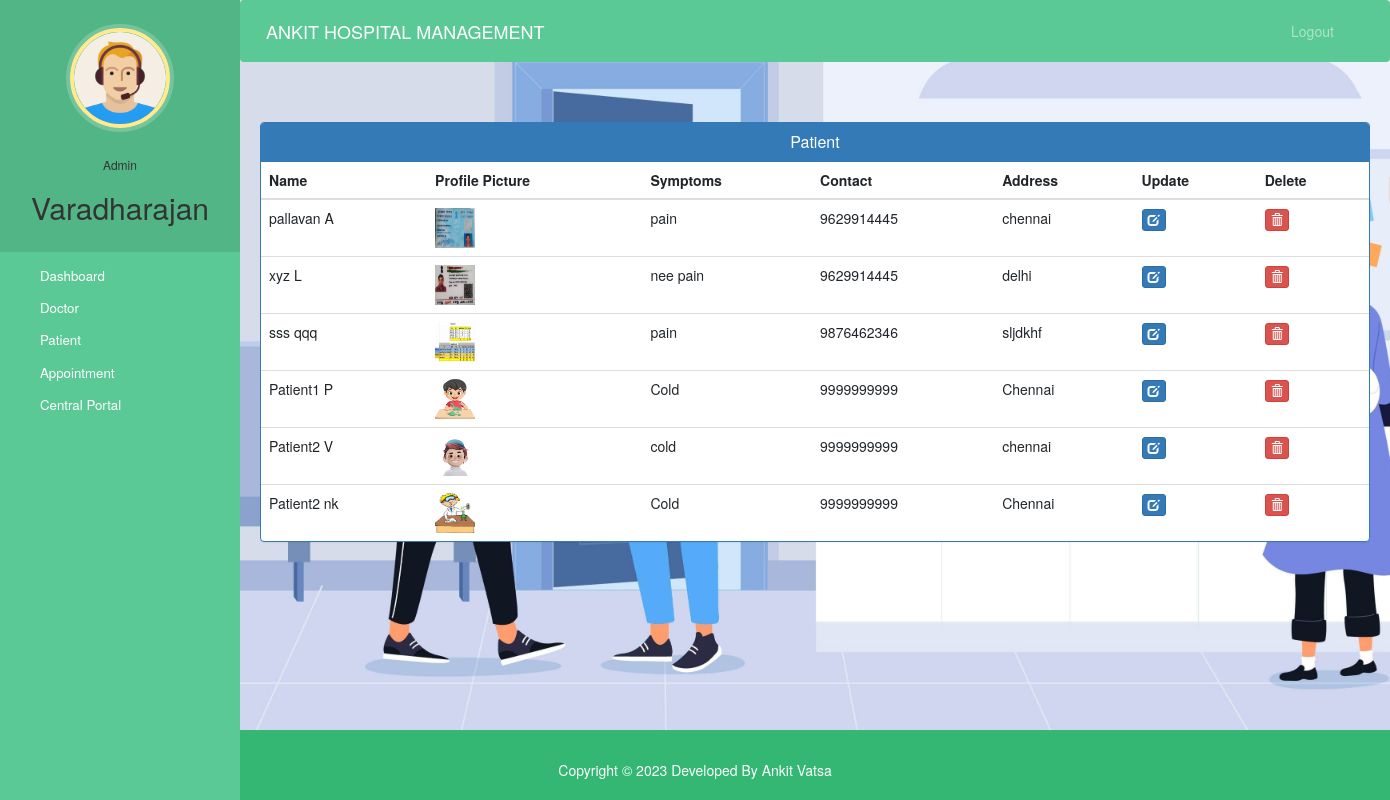
The page /admin-view-patient (signed in) on the database its author committed.
### hospital/models.py (models this page shows, shortened)
class Patient(models.Model):
    user=models.OneToOneField(User,on_delete=models.CASCADE)
    profile_pic= models.ImageField(upload_to='profile_pic/PatientProfilePic/',null=True,blank=True)
    address = models.CharField(max_length=40)
    mobile = models.CharField(max_length=20,null=False)
    symptoms = models.CharField(max_length=100,null=False)
    assignedDoctorId = models.PositiveIntegerField(null=True)
    admitDate=models.DateField(auto_now=True)
    status=models.BooleanField(default=False)
    @property
    def get_name(self):
        return self.user.first_name+" "+self.user.last_name

### hospital/views.py (the view)
# urls.py: path('admin-view-patient', views.admin_view_patient_view,name='admin-view-patient'),
@login_required(login_url='adminlogin')
@user_passes_test(is_admin)
def admin_view_patient_view(request):
    patients=models.Patient.objects.all().filter(status=True)
    return render(request,'hospital/admin_view_patient.html',{'patients':patients})

### hospital/views.py (called while the page is built)
def is_admin(user):
    return user.groups.filter(name='ADMIN').exists()

### templates/hospital/admin_view_patient.html (shortened to what this page needs)
{% extends 'hospital/admin_base.html' %}
{% block content %}
{%load static%}
<head>
  <link href="//netdna.bootstrapcdn.com/bootstrap/3.0.0/css/bootstrap.min.css" rel="stylesheet" id="bootstrap-css">
</head>
<div class="container">
  <div class="panel panel-primary">
    <div class="panel-heading">
      <h6 class="panel-title">Patient</h6>
    </div>
    <table class="table table-hover" id="dev-table">
      <thead>
        <tr>
          <th>Name</th>
          <th>Profile Picture</th>
          <th>Symptoms</th>
          <th>Contact</th>
          <th>Address</th>
          <th>Update</th>
          <th>Delete</th>
        </tr>
      </thead>
      {% for p in patients %}
      <tr>
        <td> {{p.get_name}}</td>
        <td> <img src="{% static p.profile_pic.url %}" alt="Profile Pic" height="40px" width="40px" /></td>
        <td>{{p.symptoms}}</td>
        <td>{{p.mobile}}</td>
        <td>{{p.address}}</td>
        <td><a class="btn btn-primary btn-xs" href="{% url 'update-patient' p.id  %}"><span class="glyphicon glyphicon-edit"></span></a></td>
        <td><a class="btn btn-danger btn-xs" href="{% url 'delete-patient-from-hospital' p.id  %}"><span class="glyphicon glyphicon-trash"></span></a></td>
      </tr>
      {% endfor %}
    </table>
  </div>
</div>
{% endblock content %}

### templates/hospital/admin_base.html (shortened to what this page needs)
<!DOCTYPE html>
{% load static %}
<html lang="en">
<head>
  <link rel="stylesheet" href="https://stackpath.bootstrapcdn.com/bootstrap/4.3.1/css/bootstrap.min.css">
  <link rel="stylesheet" href="https://maxcdn.bootstrapcdn.com/font-awesome/4.7.0/css/font-awesome.min.css">
  <link rel="stylesheet" href="{% static '/style.css' %}">
</head>
<body>
<div class="back-image">
  <nav class="menu" tabindex="0">
    <header class="avatar">
      <img src="{% static "images/adminpropic.png" %}" />
      <br><br>
      <h6>Admin</h6>
      <h2>{{request.user.first_name}}</h2>
    </header>
    <ul>
      <li tabindex="0" class="icon-dashboard"> <a style="color:white; text-decoration:none;" href="/admin-dashboard"><span>Dashboard</span></a> </li>
      <li tabindex="0" class="icon-customers"> <a style="color:white; text-decoration:none;" href="/admin-doctor"><span>Doctor</span></a></li>
      <li tabindex="0" class="icon-users"> <a style="color:white; text-decoration:none;" href="/admin-patient"><span>Patient</span></a></li>
      <li tabindex="0" class="icon-calendar"> <a style="color:white; text-decoration:none;" href="/admin-appointment"><span>Appointment</span></a></li>
      <li tabindex="0" class="icon-calendar"> <a style="color:white; text-decoration:none;" href="/admin-central"><span>Central Portal</span></a></li>
    </ul>
  </nav>
  <main>
    <div class="bs-example">
      <nav class="navbar navbar-expand-md  navbar-dark fixed-top" style="background:#5bc995;">
        <a href="/admin-dashboard" class="navbar-brand">ANKIT HOSPITAL MANAGEMENT</a>
        <div class="collapse navbar-collapse justify-content-between" id="navbarCollapse">
          <div class="navbar-nav" style=" margin-left: 90%;">
            <a href="/logout" class="nav-item nav-link">Logout</a>
          </div>
        </div>
      </nav>
    </div>
    <br><br>
    {% block content %}
    {% endblock content %}
    <br><br><br><br>
  </main>
</div>
{% include "hospital/footer.html" %}
</body>
</html>

### static/style.css (style rules this page uses)
body { padding-left: 240px; }
main { position: relative; height: 100vh; }
.menu { background: #5bc995; height: 100vh; width: 240px; position: fixed; top: 0px; left: 0; z-index: 5; outline: none; }
.menu .avatar { background: rgba(0, 0, 0, 0.1); padding: 2em 0.5em; text-align: center; }
.menu .avatar img { width: 100px; border-radius: 50%; overflow: hidden; border: 4px solid #ffea92; box-shadow: 0 0 0 4px rgba(255, 255, 255, 0.2); }
.menu .avatar h2 { font-weight: normal; margin-bottom: 0; }
.menu ul { list-style: none; padding: 0.5em 0; margin: 0; }
.menu ul li { padding: 0.5em 1em 0.5em 3em; font-size: 0.95em; font-weight: regular; background-repeat: no-repeat; background-position: left 15px center; background-size: auto 20px; transition: all 0.15s linear; cursor: pointer; }
.menu ul li.icon-dashboard { background-image: url("http://www.entypo.com/images//gauge.svg"); }
.menu ul li.icon-customers { background-image: url("http://www.entypo.com/images//briefcase.svg"); }
.menu ul li.icon-users { background-image: url("http://www.entypo.com/images//users.svg"); }
.menu ul li.icon-calendar { background-image: url("http://www.entypo.com/images//calendar.svg"); }

### templates/hospital/admin_view_patient.html (style rules this page uses)
a:link { text-decoration: none; }
h6 { text-align: center; }

### rows shown on the page
Patient: get_name "pallavan A", profile_pic (picture), symptoms "pain", mobile "9629914445", address "chennai"
Patient: get_name "xyz L", profile_pic (picture), symptoms "nee pain", mobile "9629914445", address "delhi"
Patient: get_name "sss qqq", profile_pic (picture), symptoms "pain", mobile "9876462346", address "sljdkhf"
Patient: get_name "Patient1 P", profile_pic (picture), symptoms "Cold", mobile "9999999999", address "Chennai"
Patient: get_name "Patient2 V", profile_pic (picture), symptoms "cold", mobile "9999999999", address "chennai"
Patient: get_name "Patient2 nk", profile_pic (picture), symptoms "Cold", mobile "9999999999", address "Chennai"

### other values the page prints
{{ request.user.first_name }} "Varadharajan"
